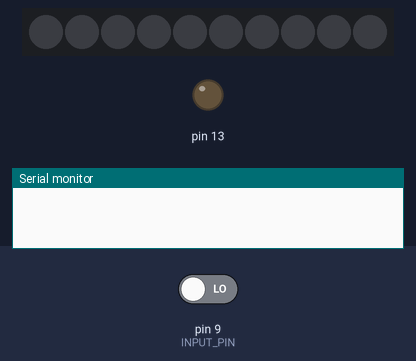
The sketch below on a simulated Arduino Uno, built with avr-gcc and run on an emulated ATmega328P. Parts: 10 RGB LEDs in strip order, left to right, output pins drawn as LEDs (lit = HIGH), the last lines printed to the serial monitor. The inputs (shaded band) are chosen by the test bench; at power-on: pin 9 (INPUT_PIN) LOW. Dim RGB values are drawn brighter than linear.

Above: at 1.2 s.
1.3 s: pin 9 (INPUT_PIN) driven HIGH
At 1.45 s:
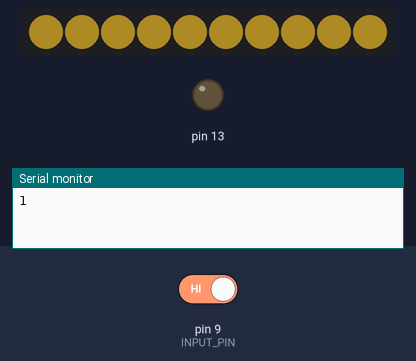
4.0 s: pin 9 (INPUT_PIN) driven LOW
Timing chart, 0 to 7.0 s (numbered marks = the images above; inputs shaded):
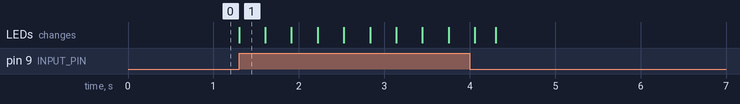

Measured:
- after the input at 1.3 s, the LEDs: change at once (image 1)

The sketch:

taster_simple.ino
```cpp
// (licence header left out)
#include <Adafruit_NeoPixel.h>
#ifdef __AVR__
  #include <avr/power.h>
#endif

// Which pin on the Arduino is connected to the NeoPixels?
// On a Trinket or Gemma we suggest changing this to 1
#define PIN            6
#define INPUT_PIN      9

#define NUMPIXELS     10
Adafruit_NeoPixel pixels = Adafruit_NeoPixel(NUMPIXELS, PIN, NEO_GRB + NEO_KHZ800);

#define delayLed 50
#define delayShutdown 1000
#define sleep 3000

void setup() {
  Serial.begin(9600);
  pinMode(13, OUTPUT);
  pinMode(INPUT_PIN, INPUT);
  pixels.begin();
}

void loop() {
  int inputPin=digitalRead(INPUT_PIN);

  if(inputPin == HIGH){
    Serial.println(inputPin);
      for(int j=10;j>=0;j--){
        for(int i=0;i<NUMPIXELS;i++){
         pixels.setPixelColor(i, pixels.Color(5*j,4*j,j));

        }
        pixels.show();
         delay(30);
      }
  }
}
```
